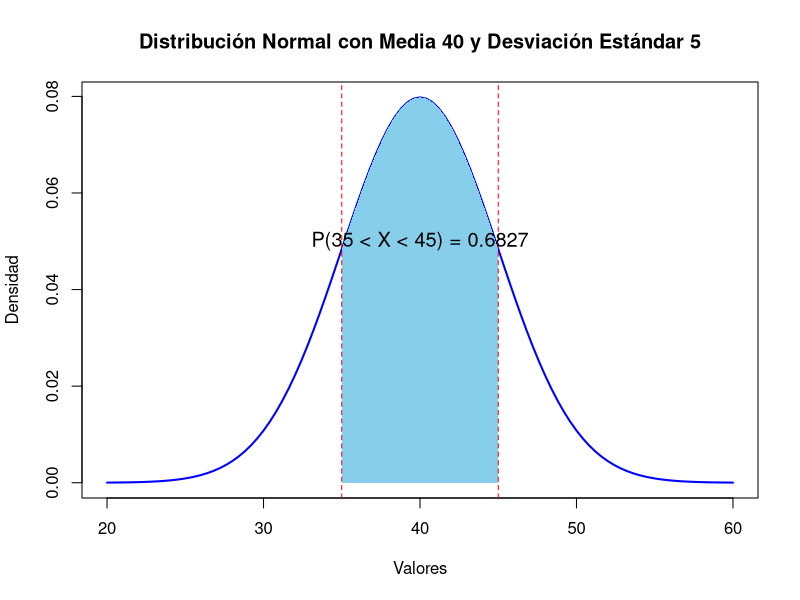

Generate this figure with R:
# Parámetros de la distribución
media <- 40
desviacion_estandar <- 5

# Calcular probabilidades acumuladas para 35 y 45
prob_45 <- pnorm(45, mean = media, sd = desviacion_estandar)
prob_35 <- pnorm(35, mean = media, sd = desviacion_estandar)

# Probabilidad de que el valor esté entre 35 y 45
probabilidad <- prob_45 - prob_35
print(probabilidad)

# Graficar la distribución normal
curve(dnorm(x, mean = media, sd = desviacion_estandar), from = 20, to = 60, 
      main = "Distribución Normal con Media 40 y Desviación Estándar 5", 
      xlab = "Valores", ylab = "Densidad", col = "blue", lwd = 2)

# Sombrear el área entre 35 y 45
x_sombra <- seq(35, 45, length = 100)
y_sombra <- dnorm(x_sombra, mean = media, sd = desviacion_estandar)
polygon(c(35, x_sombra, 45), c(0, y_sombra, 0), col = "skyblue", border = NA)

# Añadir líneas verticales para 35 y 45
abline(v = 35, col = "red", lty = 2)
abline(v = 45, col = "red", lty = 2)

# Mostrar la probabilidad calculada en el gráfico
text(40, 0.05, paste("P(35 < X < 45) =", round(probabilidad, 4)), col = "black", cex = 1.2)
print(probabilidad)
